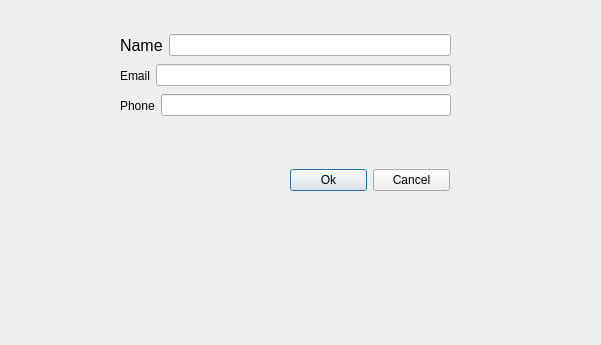
<?xml version="1.0" encoding="UTF-8"?>
<ui version="4.0">
 <class>addCustomer</class>
 <widget class="QDialog" name="addCustomer">
  <property name="geometry">
   <rect>
    <x>0</x>
    <y>0</y>
    <width>601</width>
    <height>345</height>
   </rect>
  </property>
  <property name="windowTitle">
   <string>Dialog</string>
  </property>
  <widget class="QWidget" name="horizontalLayoutWidget_4">
   <property name="geometry">
    <rect>
     <x>120</x>
     <y>60</y>
     <width>331</width>
     <height>31</height>
    </rect>
   </property>
   <layout class="QHBoxLayout" name="horizontalLayout_2">
    <item>
     <widget class="QLabel" name="label_email">
      <property name="styleSheet">
       <string notr="true">font: 12pt &quot;Segoe UI&quot;;</string>
      </property>
      <property name="text">
       <string>Email</string>
      </property>
     </widget>
    </item>
    <item>
     <widget class="QLineEdit" name="lineEdit_email">
      <property name="clearButtonEnabled">
       <bool>true</bool>
      </property>
     </widget>
    </item>
   </layout>
  </widget>
  <widget class="QWidget" name="horizontalLayoutWidget">
   <property name="geometry">
    <rect>
     <x>120</x>
     <y>30</y>
     <width>331</width>
     <height>31</height>
    </rect>
   </property>
   <layout class="QHBoxLayout" name="horizontalLayout">
    <item>
     <widget class="QLabel" name="label_name">
      <property name="font">
       <font>
        <family>Segoe UI</family>
        <pointsize>12</pointsize>
        <italic>false</italic>
        <bold>false</bold>
       </font>
      </property>
      <property name="styleSheet">
       <string notr="true">font: 12pt &quot;Segoe UI&quot;;</string>
      </property>
      <property name="text">
       <string>Name</string>
      </property>
     </widget>
    </item>
    <item>
     <widget class="QLineEdit" name="lineEdit_name">
      <property name="clearButtonEnabled">
       <bool>true</bool>
      </property>
     </widget>
    </item>
   </layout>
  </widget>
  <widget class="QWidget" name="horizontalLayoutWidget_5">
   <property name="geometry">
    <rect>
     <x>290</x>
     <y>160</y>
     <width>160</width>
     <height>41</height>
    </rect>
   </property>
   <layout class="QHBoxLayout" name="horizontalLayout_4">
    <item>
     <widget class="QPushButton" name="pushButton_ok">
      <property name="text">
       <string>Ok</string>
      </property>
     </widget>
    </item>
    <item>
     <widget class="QPushButton" name="pushButton_cancel">
      <property name="text">
       <string>Cancel</string>
      </property>
     </widget>
    </item>
   </layout>
  </widget>
  <widget class="QWidget" name="horizontalLayoutWidget_6">
   <property name="geometry">
    <rect>
     <x>120</x>
     <y>90</y>
     <width>331</width>
     <height>31</height>
    </rect>
   </property>
   <layout class="QHBoxLayout" name="horizontalLayout_3">
    <item>
     <widget class="QLabel" name="label_phone">
      <property name="styleSheet">
       <string notr="true">font: 12pt &quot;Segoe UI&quot;;</string>
      </property>
      <property name="text">
       <string>Phone</string>
      </property>
     </widget>
    </item>
    <item>
     <widget class="QLineEdit" name="lineEdit_phone">
      <property name="clearButtonEnabled">
       <bool>true</bool>
      </property>
     </widget>
    </item>
   </layout>
  </widget>
 </widget>
 <tabstops>
  <tabstop>lineEdit_name</tabstop>
  <tabstop>lineEdit_email</tabstop>
  <tabstop>lineEdit_phone</tabstop>
  <tabstop>pushButton_ok</tabstop>
  <tabstop>pushButton_cancel</tabstop>
 </tabstops>
 <resources/>
 <connections/>
</ui>
